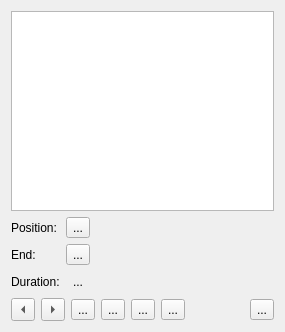
<?xml version="1.0" encoding="UTF-8"?>
<ui version="4.0">
 <class>SubEdit_UI</class>
 <widget class="QWidget" name="SubEdit_UI">
  <property name="geometry">
   <rect>
    <x>0</x>
    <y>0</y>
    <width>285</width>
    <height>332</height>
   </rect>
  </property>
  <layout class="QGridLayout" name="gridLayout_2">
   <item row="1" column="0">
    <layout class="QHBoxLayout" name="horizontalLayout">
     <item>
      <widget class="QToolButton" name="buttonPrev">
       <property name="text">
        <string>...</string>
       </property>
       <property name="arrowType">
        <enum>Qt::LeftArrow</enum>
       </property>
      </widget>
     </item>
     <item>
      <widget class="QToolButton" name="buttonNext">
       <property name="text">
        <string>...</string>
       </property>
       <property name="arrowType">
        <enum>Qt::RightArrow</enum>
       </property>
      </widget>
     </item>
     <item>
      <widget class="QToolButton" name="buttonAdd">
       <property name="text">
        <string>...</string>
       </property>
       <property name="icon">
        <iconset theme="list-add"/>
       </property>
      </widget>
     </item>
     <item>
      <widget class="QToolButton" name="buttonCut">
       <property name="text">
        <string>...</string>
       </property>
       <property name="icon">
        <iconset theme="edit-cut"/>
       </property>
      </widget>
     </item>
     <item>
      <widget class="QToolButton" name="buttonApply">
       <property name="text">
        <string>...</string>
       </property>
       <property name="icon">
        <iconset theme="dialog-ok-apply"/>
       </property>
      </widget>
     </item>
     <item>
      <widget class="QToolButton" name="buttonStyle">
       <property name="text">
        <string>...</string>
       </property>
       <property name="icon">
        <iconset theme="format-text-color"/>
       </property>
       <property name="checkable">
        <bool>true</bool>
       </property>
      </widget>
     </item>
    </layout>
   </item>
   <item row="0" column="0" colspan="3">
    <widget class="QFrame" name="frame_position">
     <property name="frameShape">
      <enum>QFrame::NoFrame</enum>
     </property>
     <property name="frameShadow">
      <enum>QFrame::Raised</enum>
     </property>
     <layout class="QGridLayout" name="gridLayout">
      <property name="leftMargin">
       <number>0</number>
      </property>
      <property name="topMargin">
       <number>0</number>
      </property>
      <property name="rightMargin">
       <number>0</number>
      </property>
      <property name="bottomMargin">
       <number>0</number>
      </property>
      <item row="0" column="0" colspan="2">
       <widget class="QStackedWidget" name="stackedWidget">
        <property name="currentIndex">
         <number>0</number>
        </property>
        <widget class="QWidget" name="page">
         <layout class="QGridLayout" name="gridLayout_3">
          <property name="leftMargin">
           <number>0</number>
          </property>
          <property name="topMargin">
           <number>0</number>
          </property>
          <property name="rightMargin">
           <number>0</number>
          </property>
          <property name="bottomMargin">
           <number>0</number>
          </property>
          <item row="0" column="0" colspan="3">
           <widget class="KTextEdit" name="subText">
            <property name="tabChangesFocus">
             <bool>true</bool>
            </property>
            <property name="acceptRichText">
             <bool>false</bool>
            </property>
            <property name="checkSpellingEnabled">
             <bool>true</bool>
            </property>
           </widget>
          </item>
          <item row="1" column="0">
           <widget class="QLabel" name="position_label">
            <property name="sizePolicy">
             <sizepolicy hsizetype="Maximum" vsizetype="Preferred">
              <horstretch>0</horstretch>
              <verstretch>0</verstretch>
             </sizepolicy>
            </property>
            <property name="text">
             <string>Position:</string>
            </property>
           </widget>
          </item>
          <item row="1" column="1">
           <widget class="QToolButton" name="buttonIn">
            <property name="text">
             <string>...</string>
            </property>
            <property name="icon">
             <iconset theme="zone-in"/>
            </property>
           </widget>
          </item>
          <item row="1" column="2">
           <layout class="QHBoxLayout" name="position_box"/>
          </item>
          <item row="2" column="0">
           <widget class="QLabel" name="duration_label">
            <property name="text">
             <string>End:</string>
            </property>
           </widget>
          </item>
          <item row="2" column="1">
           <widget class="QToolButton" name="buttonOut">
            <property name="text">
             <string>...</string>
            </property>
            <property name="icon">
             <iconset theme="zone-out"/>
            </property>
           </widget>
          </item>
          <item row="2" column="2">
           <layout class="QHBoxLayout" name="end_box"/>
          </item>
          <item row="3" column="0">
           <widget class="QLabel" name="duration_label_2">
            <property name="text">
             <string>Duration:</string>
            </property>
           </widget>
          </item>
          <item row="3" column="1">
           <widget class="QToolButton" name="buttonLock">
            <property name="text">
             <string>...</string>
            </property>
            <property name="icon">
             <iconset theme="kdenlive-lock"/>
            </property>
            <property name="checkable">
             <bool>true</bool>
            </property>
            <property name="autoRaise">
             <bool>true</bool>
            </property>
           </widget>
          </item>
          <item row="3" column="2">
           <layout class="QHBoxLayout" name="duration_box"/>
          </item>
         </layout>
        </widget>
        <widget class="QWidget" name="page_2">
         <layout class="QGridLayout" name="gridLayout_4">
          <property name="verticalSpacing">
           <number>0</number>
          </property>
          <item row="7" column="2">
           <widget class="QComboBox" name="alignment">
            <property name="enabled">
             <bool>false</bool>
            </property>
           </widget>
          </item>
          <item row="4" column="2">
           <widget class="KColorButton" name="outlineColor">
            <property name="enabled">
             <bool>false</bool>
            </property>
            <property name="defaultColor">
             <color>
              <red>0</red>
              <green>0</green>
              <blue>0</blue>
             </color>
            </property>
            <property name="alphaChannelEnabled">
             <bool>true</bool>
            </property>
           </widget>
          </item>
          <item row="5" column="2">
           <widget class="QSpinBox" name="outlineSize">
            <property name="enabled">
             <bool>false</bool>
            </property>
            <property name="suffix">
             <string>px</string>
            </property>
            <property name="value">
             <number>4</number>
            </property>
           </widget>
          </item>
          <item row="6" column="0">
           <widget class="QCheckBox" name="checkShadowSize">
            <property name="text">
             <string>Custom Shadow</string>
            </property>
           </widget>
          </item>
          <item row="0" column="0">
           <widget class="QCheckBox" name="checkFont">
            <property name="text">
             <string>Custom Font</string>
            </property>
           </widget>
          </item>
          <item row="2" column="2">
           <widget class="QSpinBox" name="fontSize">
            <property name="enabled">
             <bool>false</bool>
            </property>
            <property name="suffix">
             <string>pt</string>
            </property>
            <property name="maximum">
             <number>500</number>
            </property>
            <property name="value">
             <number>30</number>
            </property>
           </widget>
          </item>
          <item row="9" column="2">
           <spacer name="verticalSpacer">
            <property name="orientation">
             <enum>Qt::Vertical</enum>
            </property>
            <property name="sizeHint" stdset="0">
             <size>
              <width>20</width>
              <height>92</height>
             </size>
            </property>
           </spacer>
          </item>
          <item row="3" column="0">
           <widget class="QCheckBox" name="checkFontColor">
            <property name="text">
             <string>Custom Font Color</string>
            </property>
           </widget>
          </item>
          <item row="7" column="0">
           <widget class="QCheckBox" name="checkPosition">
            <property name="text">
             <string>Custom Position</string>
            </property>
           </widget>
          </item>
          <item row="2" column="0">
           <widget class="QCheckBox" name="checkFontSize">
            <property name="text">
             <string>Custom Font Size</string>
            </property>
           </widget>
          </item>
          <item row="3" column="2">
           <widget class="KColorButton" name="fontColor">
            <property name="enabled">
             <bool>false</bool>
            </property>
            <property name="color">
             <color>
              <red>255</red>
              <green>255</green>
              <blue>255</blue>
             </color>
            </property>
            <property name="defaultColor">
             <color>
              <red>255</red>
              <green>255</green>
              <blue>255</blue>
             </color>
            </property>
            <property name="alphaChannelEnabled">
             <bool>true</bool>
            </property>
           </widget>
          </item>
          <item row="6" column="2">
           <widget class="QSpinBox" name="shadowSize">
            <property name="enabled">
             <bool>false</bool>
            </property>
            <property name="suffix">
             <string>px</string>
            </property>
           </widget>
          </item>
          <item row="1" column="0" colspan="3">
           <widget class="QFontComboBox" name="fontFamily">
            <property name="enabled">
             <bool>false</bool>
            </property>
           </widget>
          </item>
          <item row="4" column="0">
           <widget class="QCheckBox" name="checkOutlineColor">
            <property name="text">
             <string>Custom Outline Color</string>
            </property>
           </widget>
          </item>
          <item row="5" column="0">
           <widget class="QCheckBox" name="checkOutlineSize">
            <property name="text">
             <string>Custom Outline Size</string>
            </property>
           </widget>
          </item>
          <item row="8" column="0" colspan="3">
           <widget class="QCheckBox" name="checkOpaque">
            <property name="text">
             <string>Opaque background</string>
            </property>
           </widget>
          </item>
         </layout>
        </widget>
       </widget>
      </item>
     </layout>
    </widget>
   </item>
   <item row="1" column="1">
    <spacer name="horizontalSpacer">
     <property name="orientation">
      <enum>Qt::Horizontal</enum>
     </property>
     <property name="sizeHint" stdset="0">
      <size>
       <width>250</width>
       <height>20</height>
      </size>
     </property>
    </spacer>
   </item>
   <item row="1" column="2">
    <widget class="QToolButton" name="buttonDelete">
     <property name="text">
      <string>...</string>
     </property>
     <property name="icon">
      <iconset theme="edit-delete"/>
     </property>
    </widget>
   </item>
  </layout>
 </widget>
 <customwidgets>
  <customwidget>
   <class>KTextEdit</class>
   <extends>QTextEdit</extends>
   <header>ktextedit.h</header>
  </customwidget>
  <customwidget>
   <class>KColorButton</class>
   <extends>QPushButton</extends>
   <header>kcolorbutton.h</header>
  </customwidget>
 </customwidgets>
 <resources/>
 <connections>
  <connection>
   <sender>checkFont</sender>
   <signal>toggled(bool)</signal>
   <receiver>fontFamily</receiver>
   <slot>setEnabled(bool)</slot>
   <hints>
    <hint type="sourcelabel">
     <x>92</x>
     <y>22</y>
    </hint>
    <hint type="destinationlabel">
     <x>161</x>
     <y>55</y>
    </hint>
   </hints>
  </connection>
  <connection>
   <sender>checkFontSize</sender>
   <signal>toggled(bool)</signal>
   <receiver>fontSize</receiver>
   <slot>setEnabled(bool)</slot>
   <hints>
    <hint type="sourcelabel">
     <x>92</x>
     <y>93</y>
    </hint>
    <hint type="destinationlabel">
     <x>248</x>
     <y>93</y>
    </hint>
   </hints>
  </connection>
  <connection>
   <sender>checkFontColor</sender>
   <signal>toggled(bool)</signal>
   <receiver>fontColor</receiver>
   <slot>setEnabled(bool)</slot>
   <hints>
    <hint type="sourcelabel">
     <x>92</x>
     <y>130</y>
    </hint>
    <hint type="destinationlabel">
     <x>248</x>
     <y>131</y>
    </hint>
   </hints>
  </connection>
  <connection>
   <sender>checkOutlineColor</sender>
   <signal>toggled(bool)</signal>
   <receiver>outlineColor</receiver>
   <slot>setEnabled(bool)</slot>
   <hints>
    <hint type="sourcelabel">
     <x>92</x>
     <y>167</y>
    </hint>
    <hint type="destinationlabel">
     <x>248</x>
     <y>168</y>
    </hint>
   </hints>
  </connection>
  <connection>
   <sender>checkOutlineSize</sender>
   <signal>toggled(bool)</signal>
   <receiver>outlineSize</receiver>
   <slot>setEnabled(bool)</slot>
   <hints>
    <hint type="sourcelabel">
     <x>92</x>
     <y>205</y>
    </hint>
    <hint type="destinationlabel">
     <x>248</x>
     <y>205</y>
    </hint>
   </hints>
  </connection>
  <connection>
   <sender>checkPosition</sender>
   <signal>toggled(bool)</signal>
   <receiver>alignment</receiver>
   <slot>setEnabled(bool)</slot>
   <hints>
    <hint type="sourcelabel">
     <x>92</x>
     <y>243</y>
    </hint>
    <hint type="destinationlabel">
     <x>248</x>
     <y>243</y>
    </hint>
   </hints>
  </connection>
  <connection>
   <sender>checkShadowSize</sender>
   <signal>toggled(bool)</signal>
   <receiver>shadowSize</receiver>
   <slot>setEnabled(bool)</slot>
   <hints>
    <hint type="sourcelabel">
     <x>92</x>
     <y>207</y>
    </hint>
    <hint type="destinationlabel">
     <x>229</x>
     <y>207</y>
    </hint>
   </hints>
  </connection>
 </connections>
</ui>
